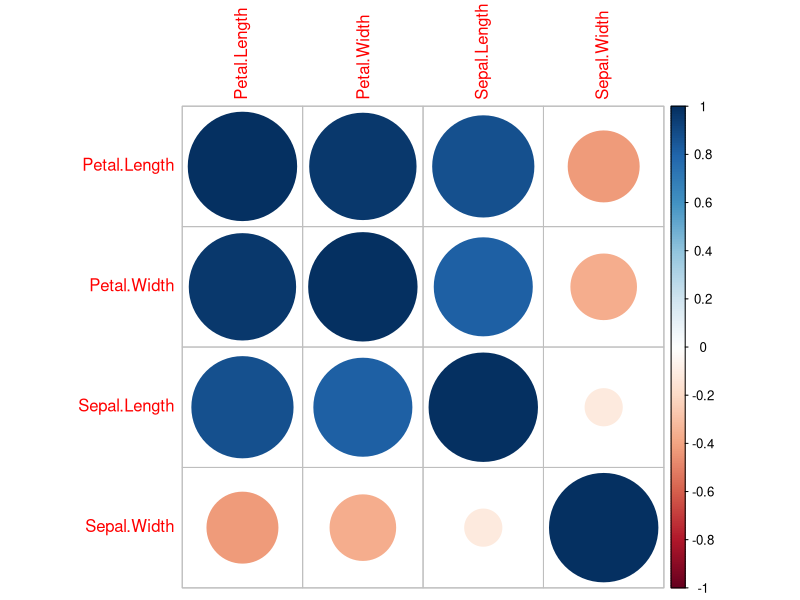
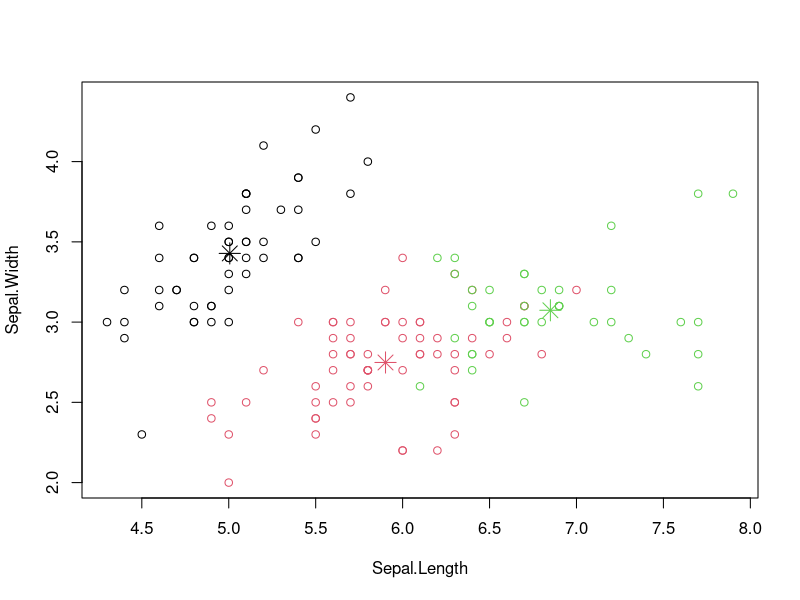

Here is the R script that generated these plots, in order:
## ---- chunk 1
#libraries
library(tidyverse)
library(corrplot)
## ---- chunk 2
data(iris)
## ---- chunk 3
head(iris)
summary(iris)
## ---- chunk 4
glimpse(iris)
## ---- chunk 5
irisNum <- iris%>%select(Petal.Length,Petal.Width,Sepal.Length,Sepal.Width)

corrplot(cor(irisNum), type = "full")
## ---- chunk 6
set.seed(20)
irisCluster <- kmeans(iris[, 1:4], centers = 3, nstart = 100)
irisCluster
## ---- chunk 7
table(irisCluster$cluster, iris$Species)
## ---- chunk 8
plot(iris[c("Sepal.Length", "Sepal.Width")], col=irisCluster$cluster)
points(irisCluster$centers[,c("Sepal.Length", "Sepal.Width")], col=1:3, pch=8, cex=2)
## ---- chunk 9
set.seed(9876)
irisGlm <- iris
irisGlm$Species <- factor(irisGlm$Species)
train <- sample(1:nrow(irisGlm), nrow(irisNum)*.7)
test <- -train

trainData <- irisGlm[train,]
testData <- irisGlm[test,]
## ---- chunk 10
glm_model1 <- glm(Species~.,data = trainData, family = binomial(link="logit"))
summary(glm_model1)
